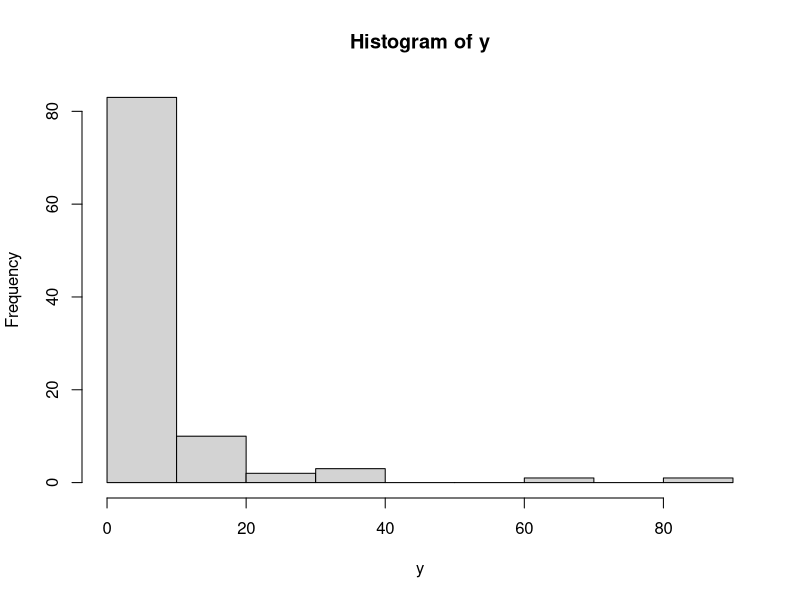

Recreate this plot in R. (Note: this script raises an error after producing the figure.)
#I poisson lamda is mean and variance, which is usually a continuous variable. For posson link function is usually loglambda.
#yi~ poisson (lambda i)
#lambdai = exp( beta 0+ beta1 xi)# this is correct as lambda cant be 0 and exponential is ensuring that
#say x1= elavation
#x2= ndvi
#y= number of trees

######creating fake data
#y= poisson (lambda)
##lambdai = exp( beta 0+ beta1 xi)# 

b0=b1=b2=1
###creating standardized data by taking normal values with mean and variance of 0 and 1
elevation = rnorm(100,0,1)##for every tree we need an eleavtion value, length of data and mean and variance
ndvi= rnorm(100,0,1)

lambda=exp(b0+b1*elevation+b2*ndvi)
y=rpois(100,lambda)
hist(y)
data=data.frame(y=y, x1=eleavation, x2=ndvi)

####MLE
# you need your likelihood when you are writing your MLE
###we said our data come from a poisson distribution
###Analytically you would create loglikelihood, in R you use a negative loglikeihood as 
#the optimizer is the minimzer in R, not a maximizer

##create a function
negloglik<- function(dat, par){
  b0= par[1]
  b1=par[2]
  b2=par[3]
  #lambda
  lambda=exp(b0+b1*dat$x1+b2*dat$x2)
  #or lambda=exp(b0+b1*dat[,2]+b2*dat[,3])
###the sum of neg log likelihood
LL<- -sum(dpois(dat$y,lambda,log=T )) # dpos= prob density, rpos= random poisson, qpos= quantile pos function
##we are looking for density
####we are summing the area under the curve, and it has to be negative as we are looking for negative loglikelihood
return(LL)
}

##initial parameters
b0=b1=b2=0
init_par=c(b0,b1,b2)

####MLE, nelder mead method is the default method
?optim
M.like<- optim(par=init_par, fn=negloglik,dat=data)